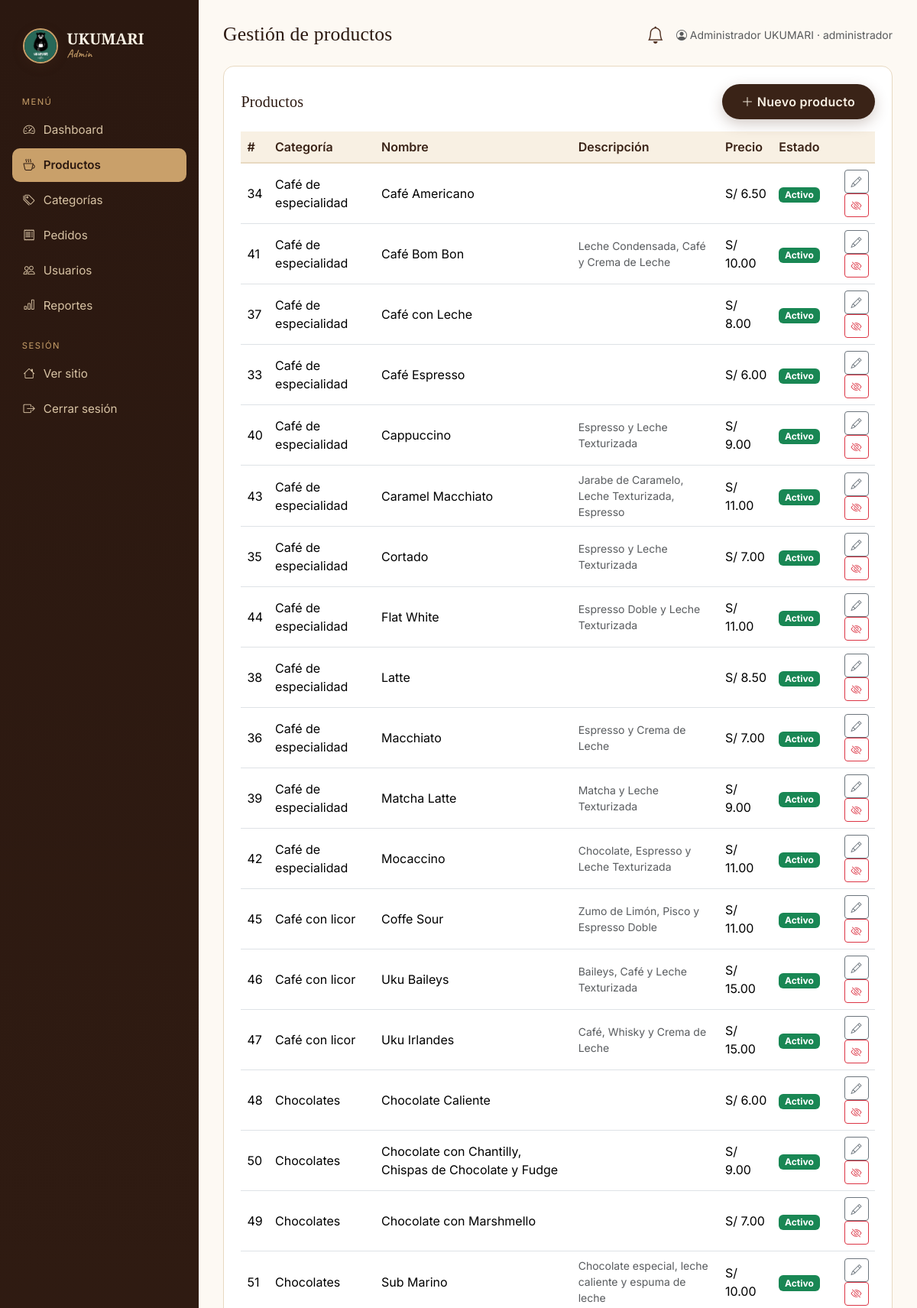
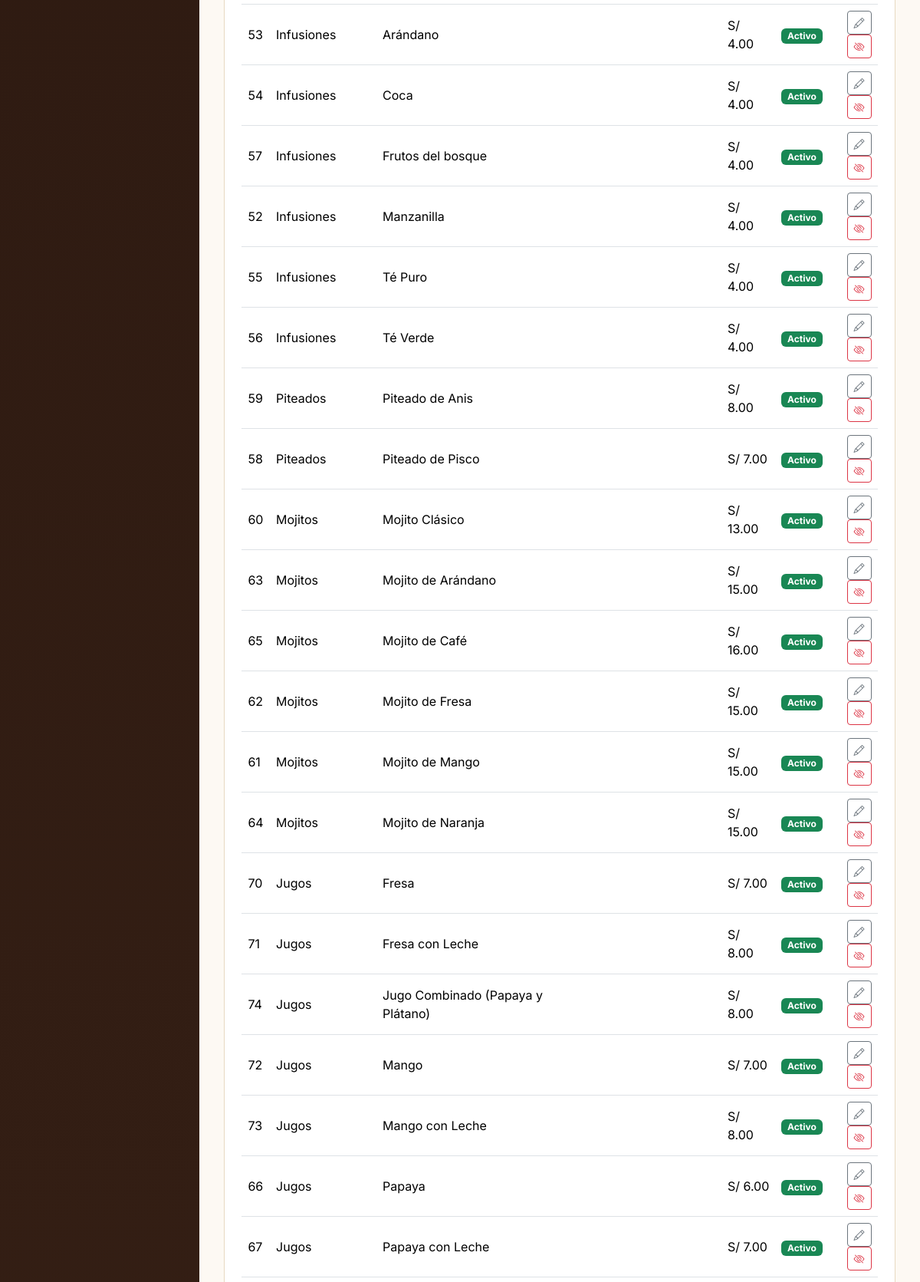
The page /admin/productos.php (signed in, upper part) on the database its author committed (2 pictures, top to bottom).
### tables this page shows
CREATE TABLE productos (
    id INT AUTO_INCREMENT PRIMARY KEY,
    categoria_id INT NOT NULL,
    nombre VARCHAR(160) NOT NULL,
    descripcion TEXT,
    precio DECIMAL(10,2) NOT NULL DEFAULT 0,
    activo TINYINT(1) NOT NULL DEFAULT 1,
    creado_en DATETIME NOT NULL DEFAULT CURRENT_TIMESTAMP,
    CONSTRAINT fk_productos_categoria FOREIGN KEY (categoria_id) REFERENCES categorias(id)
);

CREATE TABLE categorias (
    id INT AUTO_INCREMENT PRIMARY KEY,
    nombre VARCHAR(120) NOT NULL,
    orden INT NOT NULL DEFAULT 0,
    activo TINYINT(1) NOT NULL DEFAULT 1
);

### web/includes/helpers.php (called while the page is built, shortened)
<?php
function e(?string $v): string {
    return htmlspecialchars((string)$v, ENT_QUOTES | ENT_SUBSTITUTE, 'UTF-8');
}
function money($n): string {
    return CURRENCY . ' ' . number_format((float)$n, 2, '.', ',');
}

### web/admin/productos.php (the view, shortened to what this page needs)
<?php
require __DIR__ . '/../includes/helpers.php';
$pdo = db();
$prods = $pdo->query("SELECT p.*, c.nombre AS categoria FROM productos p
                      LEFT JOIN categorias c ON c.id = p.categoria_id
                      ORDER BY c.orden, p.nombre")->fetchAll();
require __DIR__ . '/../includes/panel_layout.php';
?>
<div class="panel-card">
  <div class="d-flex justify-content-between align-items-center mb-3">
    <h5 class="mb-0">Productos</h5>
    <button class="btn btn-uku" data-bs-toggle="modal" data-bs-target="#prodModal" onclick="abrirModal()">
      <i class="bi bi-plus-lg"></i> Nuevo producto
    </button>
  </div>
  <div class="table-responsive">
    <table class="table align-middle">
      <thead><tr><th>#</th><th>Categoría</th><th>Nombre</th><th>Descripción</th><th>Precio</th><th>Estado</th><th></th></tr></thead>
      <tbody>
      <?php foreach ($prods as $p): ?>
        <tr>
          <td><?= $p['id'] ?></td>
          <td><?= e($p['categoria']) ?></td>
          <td><?= e($p['nombre']) ?></td>
          <td class="small text-muted" style="max-width:300px"><?= e($p['descripcion']) ?></td>
          <td><?= money($p['precio']) ?></td>
          <td><?= $p['activo'] ? '<span class="badge bg-success">Activo</span>' : '<span class="badge bg-secondary">Inactivo</span>' ?></td>
          <td class="text-end">
            <button class="btn btn-sm btn-outline-secondary" data-bs-toggle="modal" data-bs-target="#prodModal"
                    onclick='abrirModal(<?= json_encode($p) ?>)'><i class="bi bi-pencil"></i></button>
            <form method="post" class="d-inline" onsubmit="return confirm('¿Cambiar estado?')">
              <button class="btn btn-sm btn-outline-<?= $p['activo']?'danger':'success' ?>">
                <i class="bi bi-<?= $p['activo']?'eye-slash':'eye' ?>"></i>
              </button>
            </form>
          </td>
        </tr>
      <?php endforeach; ?>
      </tbody>
    </table>
  </div>
</div>
<?php require __DIR__ . '/../includes/panel_footer.php'; ?>

### web/assets/css/styles.css (style rules this page uses)
:root { --uku-coffee-900:#2b1810; --uku-coffee-800:#3a2317; --uku-coffee-700:#503020; --uku-coffee-600:#6b3f2a; --uku-coffee-500:#8b5a3c; --uku-coffee-400:#a8754f; --uku-cream-50:#fdf9f3; --uku-cream-100:#f8f0e3; --uku-cream-200:#efe2cc; --uku-cream-300:#e3cfae; --uku-gold:#c9a06a; --uku-gold-dark:#a47a44; --uku-line:#e8d9c1; --uku-text:#3a2317; --uku-muted:#7c6553; --uku-bg:#fdfaf5; --uku-shadow:0 12px 40px rgba(80,48,32,.12); }
* { box-sizing:border-box; }
html,body { font-family:'Inter',system-ui,sans-serif; color:var(--uku-text); background:var(--uku-bg); scroll-behavior:smooth; }
h1,h2,h3,h4,h5,.serif { font-family:'Playfair Display',serif; letter-spacing:.2px; color:var(--uku-coffee-900); }
.btn-uku { background:var(--uku-coffee-800); color:var(--uku-cream-100); border:none; border-radius:999px; padding:.7rem 1.6rem; font-weight:600; letter-spacing:.3px; box-shadow:0 6px 18px rgba(80,48,32,.25); transition:all .2s ease; }
.panel-card { background:#fff; border:1px solid var(--uku-line); border-radius:14px; padding:1.4rem; margin-bottom:1.2rem; }
.table thead th { background:var(--uku-cream-100); color:var(--uku-coffee-800); font-weight:600; border-bottom:2px solid var(--uku-line); }

### rows shown on the page
productos: id "34", categoria.nombre "Café de especialidad", nombre "Café Americano", precio "S/ 6.50", activo "Activo"
productos: id "41", categoria.nombre "Café de especialidad", nombre "Café Bom Bon", descripcion "Leche Condensada, Café y Crema de Leche", precio "S/ 10.00", activo "Activo"
productos: id "37", categoria.nombre "Café de especialidad", nombre "Café con Leche", precio "S/ 8.00", activo "Activo"
productos: id "33", categoria.nombre "Café de especialidad", nombre "Café Espresso", precio "S/ 6.00", activo "Activo"
productos: id "40", categoria.nombre "Café de especialidad", nombre "Cappuccino", descripcion "Espresso y Leche Texturizada", precio "S/ 9.00", activo "Activo"
productos: id "43", categoria.nombre "Café de especialidad", nombre "Caramel Macchiato", descripcion "Jarabe de Caramelo, Leche Texturizada, Espresso", precio "S/ 11.00", activo "Activo"
productos: id "35", categoria.nombre "Café de especialidad", nombre "Cortado", descripcion "Espresso y Leche Texturizada", precio "S/ 7.00", activo "Activo"
productos: id "44", categoria.nombre "Café de especialidad", nombre "Flat White", descripcion "Espresso Doble y Leche Texturizada", precio "S/ 11.00", activo "Activo"
productos: id "38", categoria.nombre "Café de especialidad", nombre "Latte", precio "S/ 8.50", activo "Activo"
productos: id "36", categoria.nombre "Café de especialidad", nombre "Macchiato", descripcion "Espresso y Crema de Leche", precio "S/ 7.00", activo "Activo"
productos: id "39", categoria.nombre "Café de especialidad", nombre "Matcha Latte", descripcion "Matcha y Leche Texturizada", precio "S/ 9.00", activo "Activo"
productos: id "42", categoria.nombre "Café de especialidad", nombre "Mocaccino", descripcion "Chocolate, Espresso y Leche Texturizada", precio "S/ 11.00", activo "Activo"
productos: id "45", categoria.nombre "Café con licor", nombre "Coffe Sour", descripcion "Zumo de Limón, Pisco y Espresso Doble", precio "S/ 11.00", activo "Activo"
productos: id "46", categoria.nombre "Café con licor", nombre "Uku Baileys", descripcion "Baileys, Café y Leche Texturizada", precio "S/ 15.00", activo "Activo"
productos: id "47", categoria.nombre "Café con licor", nombre "Uku Irlandes", descripcion "Café, Whisky y Crema de Leche", precio "S/ 15.00", activo "Activo"
productos: id "48", categoria.nombre "Chocolates", nombre "Chocolate Caliente", precio "S/ 6.00", activo "Activo"
productos: id "50", categoria.nombre "Chocolates", nombre "Chocolate con Chantilly, Chispas de Chocolate y Fudge", precio "S/ 9.00", activo "Activo"
productos: id "49", categoria.nombre "Chocolates", nombre "Chocolate con Marshmello", precio "S/ 7.00", activo "Activo"
productos: id "51", categoria.nombre "Chocolates", nombre "Sub Marino", descripcion "Chocolate especial, leche caliente y espuma de leche", precio "S/ 10.00", activo "Activo"
productos: id "53", categoria.nombre "Infusiones", nombre "Arándano", precio "S/ 4.00", activo "Activo"
productos: id "54", categoria.nombre "Infusiones", nombre "Coca", precio "S/ 4.00", activo "Activo"
productos: id "57", categoria.nombre "Infusiones", nombre "Frutos del bosque", precio "S/ 4.00", activo "Activo"
productos: id "52", categoria.nombre "Infusiones", nombre "Manzanilla", precio "S/ 4.00", activo "Activo"
productos: id "55", categoria.nombre "Infusiones", nombre "Té Puro", precio "S/ 4.00", activo "Activo"
productos: id "56", categoria.nombre "Infusiones", nombre "Té Verde", precio "S/ 4.00", activo "Activo"
productos: id "59", categoria.nombre "Piteados", nombre "Piteado de Anis", precio "S/ 8.00", activo "Activo"
productos: id "58", categoria.nombre "Piteados", nombre "Piteado de Pisco", precio "S/ 7.00", activo "Activo"
productos: id "60", categoria.nombre "Mojitos", nombre "Mojito Clásico", precio "S/ 13.00", activo "Activo"
productos: id "63", categoria.nombre "Mojitos", nombre "Mojito de Arándano", precio "S/ 15.00", activo "Activo"
productos: id "65", categoria.nombre "Mojitos", nombre "Mojito de Café", precio "S/ 16.00", activo "Activo"
productos: id "62", categoria.nombre "Mojitos", nombre "Mojito de Fresa", precio "S/ 15.00", activo "Activo"
productos: id "61", categoria.nombre "Mojitos", nombre "Mojito de Mango", precio "S/ 15.00", activo "Activo"
productos: id "64", categoria.nombre "Mojitos", nombre "Mojito de Naranja", precio "S/ 15.00", activo "Activo"
productos: id "70", categoria.nombre "Jugos", nombre "Fresa", precio "S/ 7.00", activo "Activo"
productos: id "71", categoria.nombre "Jugos", nombre "Fresa con Leche", precio "S/ 8.00", activo "Activo"
productos: id "74", categoria.nombre "Jugos", nombre "Jugo Combinado (Papaya y Plátano)", precio "S/ 8.00", activo "Activo"
productos: id "72", categoria.nombre "Jugos", nombre "Mango", precio "S/ 7.00", activo "Activo"
productos: id "73", categoria.nombre "Jugos", nombre "Mango con Leche", precio "S/ 8.00", activo "Activo"
productos: id "66", categoria.nombre "Jugos", nombre "Papaya", precio "S/ 6.00", activo "Activo"
productos: id "67", categoria.nombre "Jugos", nombre "Papaya con Leche", precio "S/ 7.00", activo "Activo"

### other values the page prints
$role "Admin"
$label "Dashboard"
$label "Productos"
$label "Categorías"
$label "Pedidos"
$label "Usuarios"
$label "Reportes"
$page_title "Gestión de productos"
$user['nombre'] "Administrador UKUMARI"
$user['rol'] "administrador"
